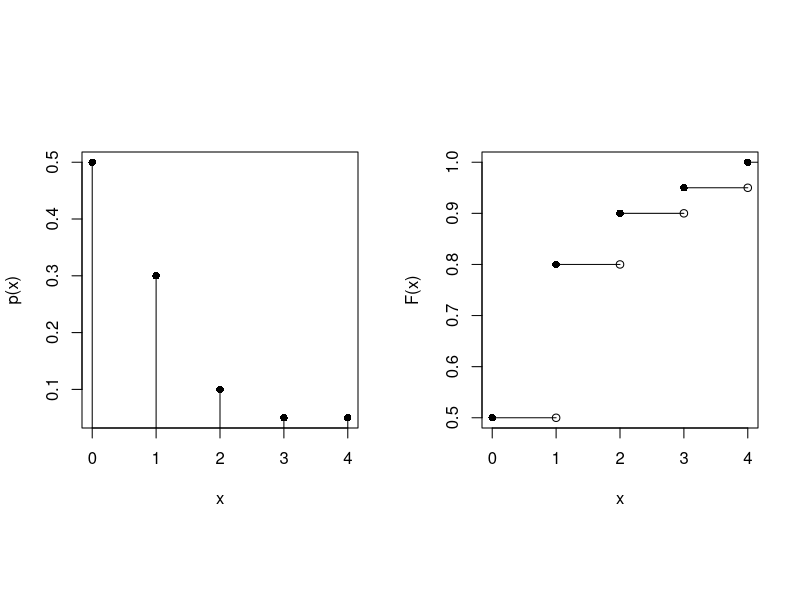
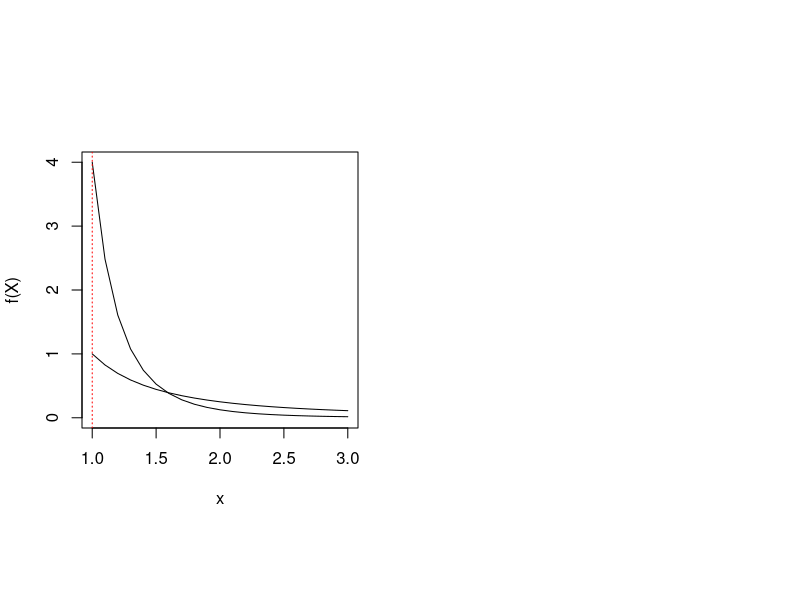
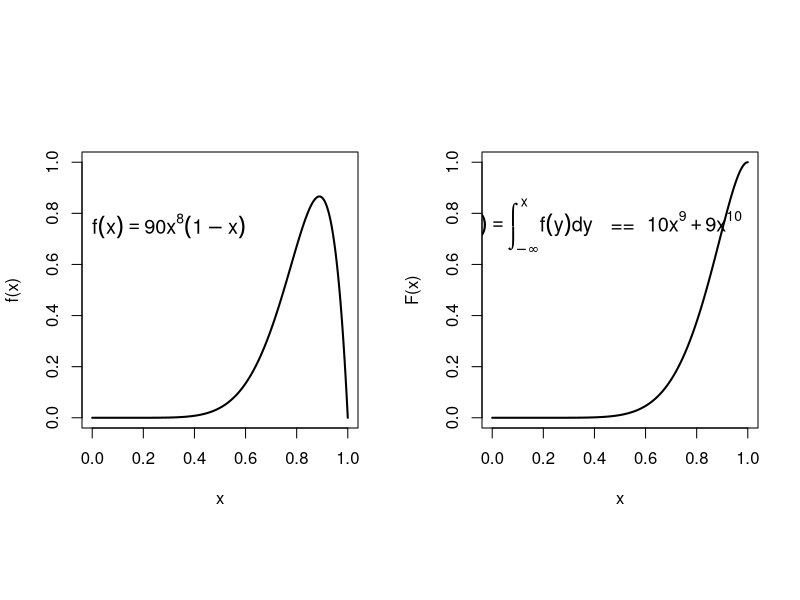
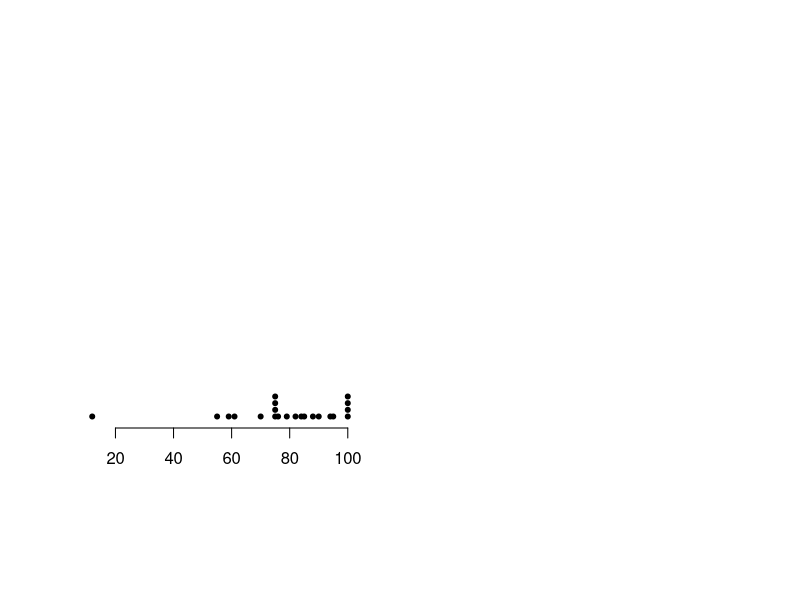

R code for these plots, in order:
## Exercício 3
par(mfrow=c(1,2), pty="s") 
par(pty="s")

# fmp
#Eixos na mesma escala
x <- c(0, 1, 2, 3, 4)
f_x <- c(0.5, 0.3, 0.1, 0.05, 0.05)
plot(x, f_x, xlab="x", ylab = "p(x)", pch=16) 
segments (x, 0, x, f_x)

# fda
F_x <- c(0.5, 0.8, 0.9, 0.95, 1.0)
plot(x, F_x, xlab="x", ylab = "F(x)", pch=16)
segments(x, F_x, x+1, F_x)
points (1:4, F_x[1:4])


## Exercício 4
x <- seq(1, 3, 0.1)
theta <- 1
k <- 1
k2 <- 4

f <- function(x, k) { (k*theta^k) / x^(k+1) }

plot(x, f(x, k), type = "l", xlab = "x", ylab = "f(X)", xlim = c(1, 3), ylim = c(0, 4))
lines(x, f(x, k2), type = "l", xlab = "x", ylab = "f(X)", xlim = c(1, 3), ylim = c(0, 4))
abline(v = 1, lty = 3,  col = "red")


## Exercício 5
# Plotar a função densidade de probabilidade e a acumulada 
x <- seq(0,1,0.001)
fdp<- function (x) { (20*(x^8))*(1-x) }
fda<- function (x) { 10*(x^9) - 9*(x^10) }

par(mfrow=c(1,2), pty="s")
par(pty = "s")
# Eixos na mesma escala
plot(x, fdp(x), type="l", xlab = "x", 
     ylab = "f(x)", xlim = c(0,1), ylim = c(0,1), lwd="2")
text(0.3, .75, expression (f(x) == paste(90*x^8)*(1-x)),
     cex = 1.2)
plot(x, fda(x), type="l", xlab="x", ylab = "F(x)", 
     xlim = c(0,1), ylim = c(0,1), lwd="2") 
text(0.4, 0.75, expression(F(X) == paste(integral(f(y) * dy, -infinity, x), " ", "  ==  " ,
10*x^9 + 9*x^10)), cex = 1.2)


# Testes
x <- c(12, 55, 59, 61, 70, 75, 75, 75, 75, 76, 79,
       82, 84, 85, 88, 90, 94, 95, 100, 100, 100, 100)
stem(x, scale=2)
x <- sort(x, decreasing = F)
stripchart(x, method = "stack", frame.plot = F, 
           at=0.01, pch=20, cex=1, las=1)
